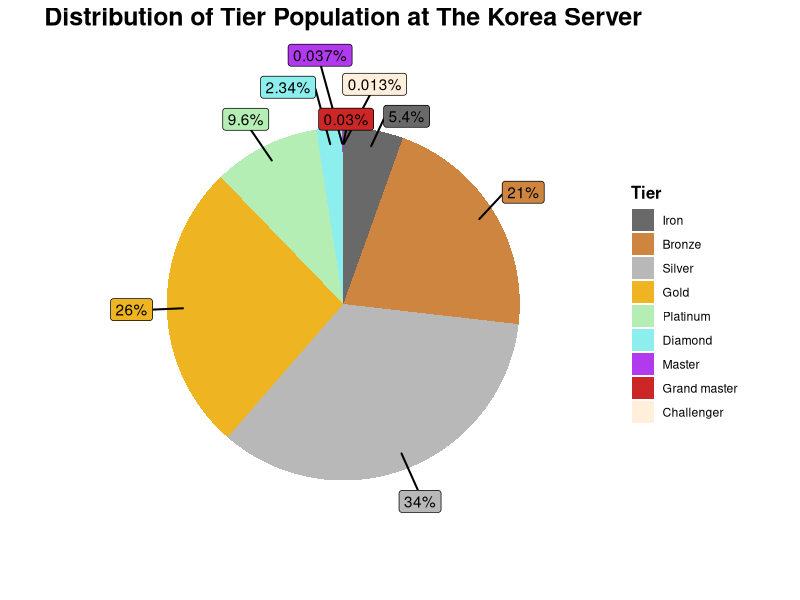
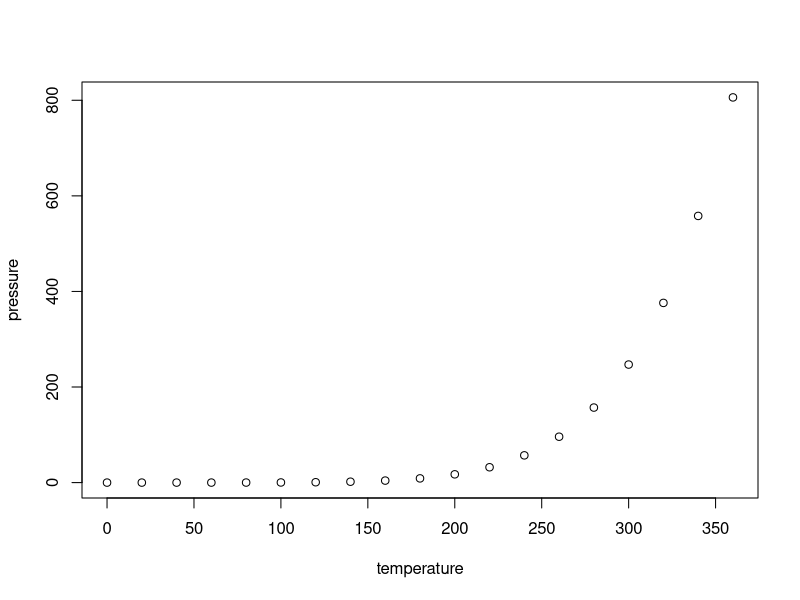

Recreate these plots in R, in order.
## ---- chunk 1
knitr::opts_chunk$set(echo = TRUE, message=FALSE, warning=FALSE, fig.height = 8, fig.align = "center", cache=T, dpi = 300, dev = "png")
# echo : 코드 출력 여부 설정
# message : 메시지 출력 여부 설정 
# warning : warning 출력 여부 설정
# fig.height : 그림의 높이 설정
# fig.align : 그림의 위치 설정 
# cache : 캐시로 남길 것인지 설정
# dpi : 그림의 해상도 설정
# dev : 그림의 저장 형태 설정
library(knitr) # for include_graphics()
library(tidyverse) # as you known, core package
library(ggrepel) # for geom_label_repel()
## ---- chunk 2
include_graphics("http://static.inven.co.kr/column/2019/09/18/news/i14662270021.jpg")
## ---- chunk 3
iron = 0.054
bronze = 0.21
silver = 0.34
gold = 0.26
platinum = 0.096
diamond = 0.0234
master = 0.00037
gmaster = 0.0003
challenger = 0.00013

dataset <- data.frame(n=c(iron, bronze, silver, gold, platinum, diamond, master, gmaster, challenger), 
                      Tier = c("Iron", "Bronze", "Silver", "Gold", "Platinum", "Diamond", "Master", "Grand master", "Challenger"))

dataset %>%
  mutate(across(where(is.character), ~factor(.x, levels = c("Iron", "Bronze", "Silver", "Gold", "Platinum", "Diamond", "Master", "Grand master", "Challenger")))) %>%
  mutate(label = paste0(n*100, "%")) %>% 
  mutate(position = (cumsum(c(0, n)) + c(n/2, .01))[1:nrow(.)]) %>% 
  ggplot(aes(x = 1, weight = n,  fill = fct_rev(Tier))) + 
  geom_bar(width = 1, position = "stack") +
  coord_polar("y") +
  geom_label_repel(aes(x = 1.4, y = position, label = label), 
                   nudge_x = .3, 
                   segment.size = .7, 
                   show.legend = FALSE) +
  theme_minimal() + 
  # guide : legend의 element를 reordering
  # https://www.datanovia.com/en/blog/ggplot-legend-title-position-and-labels/
  scale_fill_manual(name = "Tier",
                    labels = c("Challenger", "Grand master", "Master", "Diamond", "Platinum", "Gold", "Silver", "Bronze", "Iron"), 
                    values = c("antiquewhite1", "firebrick3", "darkorchid2", "darkslategray2", "darkseagreen2", "goldenrod2", "gray72", "tan3", "dimgray"), 
                    guide = guide_legend(reverse=TRUE)) + 
  theme(axis.text = element_blank(),
        axis.ticks = element_blank(),
        panel.grid  = element_blank(),
        plot.title = element_text(face = "bold", hjust = 0.5, size = 18), 
        legend.title = element_text(face = "bold", size = 12)) + 
  labs(title = "Distribution of Tier Population at The Korea Server") + 
  xlab("") + ylab("")

## ---- chunk 4
plot(pressure)
